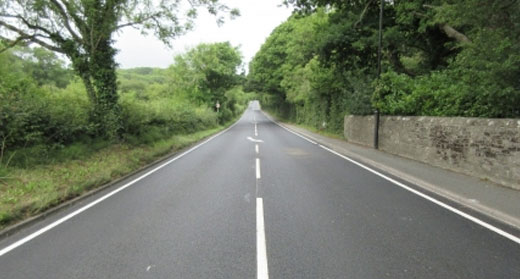
#> input picture opencv/object detection/HoughLine/lane.jpg, 520 x 279 px, found by its file name
$ python road_lane_roi.py
#> lines starting #> are read from the running program, lines starting #| are printed output that depends on the picture; after the words box and inside, x2 and y2 are one past the last pixel; in counts of white or black regions, pixels touching at a corner belong together
#road lane detection in image
import cv2
import matplotlib.pyplot as plt
import numpy as np

img = cv2.imread("object detection\HoughLine\lane.jpg")
#> img is the input picture: shape (279, 520, 3); mean B, G, R 106.3, 124.1, 116.5
img = cv2.cvtColor(img,cv2.COLOR_BGR2RGB)


print(img.shape)
#| (279, 520, 3)
height = img.shape[0]
#> height = 279
width = img.shape[1]
#> width = 520

#taking our region of interest
region_of_interest = [(104,height),(width/1.7,height/4.5),(width,height)]
#> region_of_interest = [(104, 279), (305.9, 62), (520, 279)]

def roi(img,vertices):
    mask = np.zeros_like(img)   #creating matrix same of orginal image
    #channel_count = img.shape[2]  #counting the channels
    #match_mask_color = (255,) * channel_count   #this is fro color image

    match_mask_color = 255  #this is for gray scale
    cv2.fillPoly(mask,vertices,match_mask_color) #fills the unwanted region
    masked_image = cv2.bitwise_and(img,mask)
    return masked_image


gray_img = cv2.cvtColor(img,cv2.COLOR_RGB2GRAY)
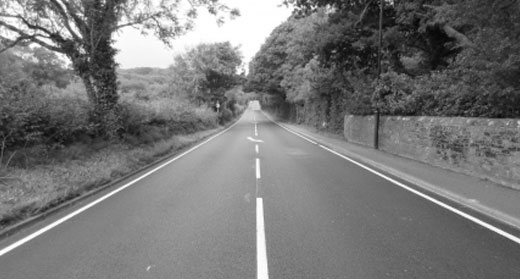
#> gray_img: shape (279, 520); min 4, max 255, mean 119.8
canny_image = cv2.Canny(gray_img,100,200,apertureSize=3)
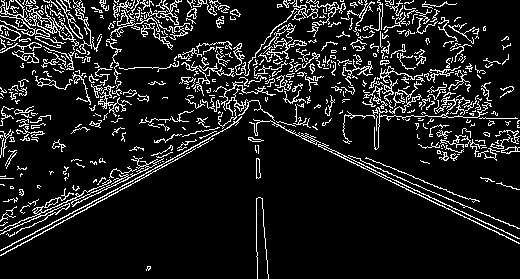
#> canny_image: shape (279, 520); 11.2% white in thin lines or dots
cropped_image = roi(canny_image,np.array([region_of_interest],np.int32))
#> in roi, `cv2.fillPoly(mask,vertices,match_mask_color)`:
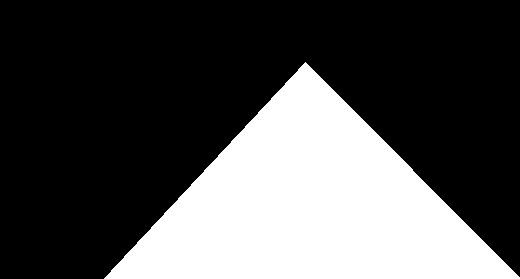
#> mask: shape (279, 520); 31.3% white; 1 white region, box (x1, y1, x2, y2) and area: (104, 62, 520, 279) 45353
#> in roi, `masked_image = cv2.bitwise_and(img,mask)`:
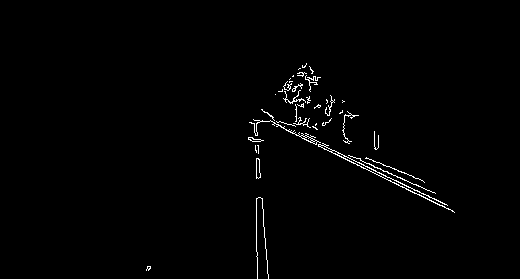
#> masked_image: shape (279, 520); 1.1% white in thin lines or dots, all inside (x1, y1, x2, y2) = (146, 63, 455, 279)
lines = cv2.HoughLinesP(cropped_image,
                        rho = 6,
                        theta =np.pi/180,
                        threshold=160,
                        lines=np.array([]),
                        minLineLength=100,
                        maxLineGap=20)
#> lines = [[289, 129, 414, 193], [326, 147, 440, 201], [256, 126, 264, 237]]

#creating a blank image
blank_image = np.zeros((img.shape[0],img.shape[1],3),dtype = np.uint8)
for line in lines:
    x1,y1,x2,y2 = line[0]
    cv2.line(blank_image,(x1,y1),(x2,y2),(0,255,0),3)
#> this loop made 3 passes
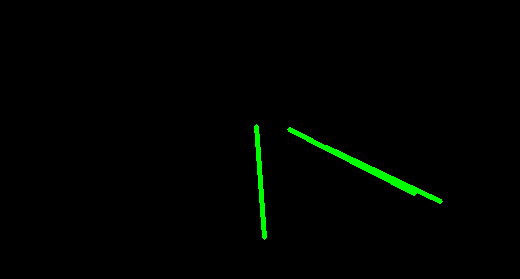
#> blank_image: shape (279, 520, 3); mean of channels 0, 1, 2 0, 2.9, 0; drawn as B, G, R

#merging the orginal and  line drawn blank image
img2= cv2.addWeighted(img,0.8,blank_image,1,0.0)
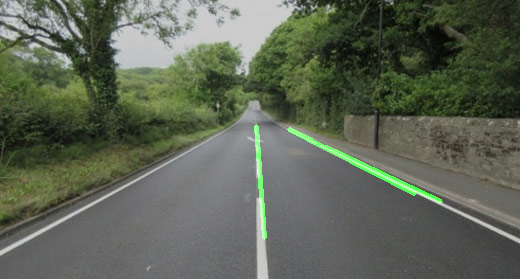
#> img2: shape (279, 520, 3); mean R, G, B 93.2, 100.6, 85
plt.imshow(img2)
plt.show()
